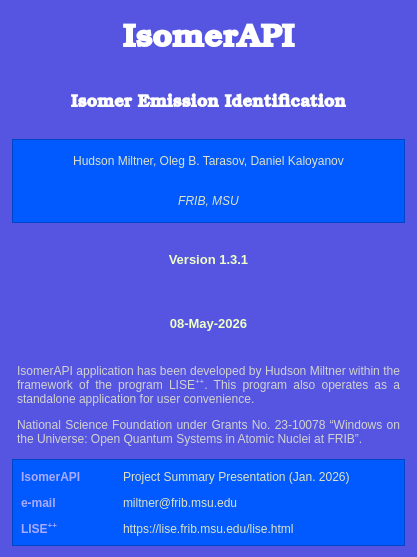
<?xml version="1.0" encoding="UTF-8"?>
<ui version="4.0">
 <class>About</class>
 <widget class="QWidget" name="About">
  <property name="geometry">
   <rect>
    <x>0</x>
    <y>0</y>
    <width>417</width>
    <height>557</height>
   </rect>
  </property>
  <property name="windowTitle">
   <string>About IsomerAPI</string>
  </property>
  <property name="windowIcon">
   <iconset>
    <normaloff>:/icons/isomerAPI-Logo.png</normaloff>:/icons/isomerAPI-Logo.png</iconset>
  </property>
  <property name="styleSheet">
   <string notr="true">background-color: rgb(85, 85, 225);</string>
  </property>
  <layout class="QVBoxLayout" name="verticalLayout">
   <property name="spacing">
    <number>8</number>
   </property>
   <property name="leftMargin">
    <number>12</number>
   </property>
   <property name="rightMargin">
    <number>12</number>
   </property>
   <item>
    <layout class="QHBoxLayout" name="horizontalLayout">
     <item>
      <widget class="QLabel" name="label_13">
       <property name="sizePolicy">
        <sizepolicy hsizetype="Preferred" vsizetype="Preferred">
         <horstretch>0</horstretch>
         <verstretch>0</verstretch>
        </sizepolicy>
       </property>
       <property name="maximumSize">
        <size>
         <width>70</width>
         <height>70</height>
        </size>
       </property>
       <property name="autoFillBackground">
        <bool>false</bool>
       </property>
       <property name="styleSheet">
        <string notr="true"/>
       </property>
       <property name="text">
        <string/>
       </property>
       <property name="pixmap">
        <pixmap resource="isomapi_resources.qrc">:/icons/Icons/isomerAPI-Logo.png</pixmap>
       </property>
       <property name="scaledContents">
        <bool>true</bool>
       </property>
      </widget>
     </item>
     <item>
      <widget class="QLabel" name="label_10">
       <property name="sizePolicy">
        <sizepolicy hsizetype="Preferred" vsizetype="Preferred">
         <horstretch>4</horstretch>
         <verstretch>0</verstretch>
        </sizepolicy>
       </property>
       <property name="font">
        <font>
         <family>Bookman Old Style</family>
         <pointsize>24</pointsize>
         <italic>false</italic>
         <bold>true</bold>
        </font>
       </property>
       <property name="styleSheet">
        <string notr="true">color: #fff;
margin-bottom:0;</string>
       </property>
       <property name="text">
        <string>IsomerAPI</string>
       </property>
       <property name="alignment">
        <set>Qt::AlignmentFlag::AlignCenter</set>
       </property>
      </widget>
     </item>
     <item>
      <widget class="QLabel" name="label_11">
       <property name="sizePolicy">
        <sizepolicy hsizetype="Preferred" vsizetype="Preferred">
         <horstretch>0</horstretch>
         <verstretch>0</verstretch>
        </sizepolicy>
       </property>
       <property name="maximumSize">
        <size>
         <width>70</width>
         <height>70</height>
        </size>
       </property>
       <property name="autoFillBackground">
        <bool>false</bool>
       </property>
       <property name="styleSheet">
        <string notr="true"/>
       </property>
       <property name="text">
        <string/>
       </property>
       <property name="pixmap">
        <pixmap resource="isomapi_resources.qrc">:/icons/Icons/isomerAPI-Logo.png</pixmap>
       </property>
       <property name="scaledContents">
        <bool>true</bool>
       </property>
      </widget>
     </item>
    </layout>
   </item>
   <item>
    <widget class="QLabel" name="label_8">
     <property name="sizePolicy">
      <sizepolicy hsizetype="Preferred" vsizetype="Minimum">
       <horstretch>0</horstretch>
       <verstretch>0</verstretch>
      </sizepolicy>
     </property>
     <property name="minimumSize">
      <size>
       <width>350</width>
       <height>0</height>
      </size>
     </property>
     <property name="font">
      <font>
       <family>Bookman Old Style</family>
       <pointsize>13</pointsize>
       <italic>false</italic>
       <bold>true</bold>
      </font>
     </property>
     <property name="styleSheet">
      <string notr="true">color: #fff;
padding:0px;
margin: 0px;</string>
     </property>
     <property name="text">
      <string>Isomer Emission Identification</string>
     </property>
     <property name="alignment">
      <set>Qt::AlignmentFlag::AlignCenter</set>
     </property>
    </widget>
   </item>
   <item>
    <widget class="ClickableLabel" name="label_authors">
     <property name="font">
      <font>
       <pointsize>9</pointsize>
      </font>
     </property>
     <property name="cursor">
      <cursorShape>PointingHandCursor</cursorShape>
     </property>
     <property name="styleSheet">
      <string notr="true">color: rgb(222, 226, 197); background-color: rgb(0, 90, 255);</string>
     </property>
     <property name="frameShape">
      <enum>QFrame::Shape::StyledPanel</enum>
     </property>
     <property name="text">
      <string>&lt;html&gt;&lt;head/&gt;&lt;body&gt;&lt;p&gt;&lt;br/&gt;Hudson Miltner, Oleg B. Tarasov, Daniel Kaloyanov&lt;br/&gt;&lt;/p&gt;&lt;p&gt;&lt;span style=&quot; font-style:italic;&quot;&gt;FRIB, MSU&lt;/span&gt;&lt;br/&gt;&lt;/p&gt;&lt;/body&gt;&lt;/html&gt;</string>
     </property>
     <property name="alignment">
      <set>Qt::AlignmentFlag::AlignCenter</set>
     </property>
     <property name="indent">
      <number>5</number>
     </property>
    </widget>
   </item>
   <item>
    <widget class="QLabel" name="label_Version">
     <property name="font">
      <font>
       <pointsize>10</pointsize>
       <italic>false</italic>
       <bold>true</bold>
      </font>
     </property>
     <property name="styleSheet">
      <string notr="true">color: rgb(240, 255, 200);</string>
     </property>
     <property name="text">
      <string>Version 1.3.1</string>
     </property>
     <property name="alignment">
      <set>Qt::AlignmentFlag::AlignCenter</set>
     </property>
    </widget>
   </item>
   <item>
    <widget class="QLabel" name="label_Date">
     <property name="font">
      <font>
       <pointsize>10</pointsize>
       <italic>false</italic>
       <bold>true</bold>
      </font>
     </property>
     <property name="styleSheet">
      <string notr="true">color: rgb(240, 255, 200);</string>
     </property>
     <property name="text">
      <string>08-May-2026</string>
     </property>
     <property name="alignment">
      <set>Qt::AlignmentFlag::AlignCenter</set>
     </property>
    </widget>
   </item>
   <item>
    <widget class="QLabel" name="label_mail">
     <property name="cursor">
      <cursorShape>ArrowCursor</cursorShape>
     </property>
     <property name="toolTip">
      <string>send mail to:</string>
     </property>
     <property name="styleSheet">
      <string notr="true">padding: 5px;
color: rgb(210, 210, 210);</string>
     </property>
     <property name="text">
      <string>&lt;html&gt;&lt;head/&gt;&lt;body&gt;&lt;p align=&quot;justify&quot;&gt;IsomerAPI application has been developed by Hudson Miltner within the framework of the program LISE&lt;span style=&quot; vertical-align:super;&quot;&gt;++&lt;/span&gt;. This program also operates as a standalone application for user convenience.&lt;/p&gt;&lt;p align=&quot;justify&quot;&gt;National Science Foundation under Grants No. 23-10078 “Windows on the Universe: Open Quantum Systems in Atomic Nuclei at FRIB”.&lt;/p&gt;&lt;/body&gt;&lt;/html&gt;</string>
     </property>
     <property name="alignment">
      <set>Qt::AlignmentFlag::AlignCenter</set>
     </property>
     <property name="wordWrap">
      <bool>true</bool>
     </property>
     <property name="textInteractionFlags">
      <set>Qt::TextInteractionFlag::NoTextInteraction</set>
     </property>
    </widget>
   </item>
   <item>
    <widget class="QFrame" name="frame">
     <property name="styleSheet">
      <string notr="true">background-color: rgb(0, 90, 255);</string>
     </property>
     <property name="frameShape">
      <enum>QFrame::Shape::StyledPanel</enum>
     </property>
     <layout class="QGridLayout" name="gridLayout">
      <property name="leftMargin">
       <number>8</number>
      </property>
      <property name="topMargin">
       <number>10</number>
      </property>
      <property name="rightMargin">
       <number>8</number>
      </property>
      <property name="bottomMargin">
       <number>9</number>
      </property>
      <property name="horizontalSpacing">
       <number>9</number>
      </property>
      <property name="verticalSpacing">
       <number>12</number>
      </property>
      <item row="2" column="0">
       <widget class="QLabel" name="label">
        <property name="font">
         <font>
          <pointsize>9</pointsize>
          <bold>true</bold>
         </font>
        </property>
        <property name="styleSheet">
         <string notr="true">color: rgb(170, 170, 255);</string>
        </property>
        <property name="text">
         <string>LISE&lt;sup&gt;++&lt;/sup&gt;</string>
        </property>
       </widget>
      </item>
      <item row="2" column="2">
       <widget class="QLabel" name="label_9">
        <property name="maximumSize">
         <size>
          <width>125</width>
          <height>45</height>
         </size>
        </property>
        <property name="text">
         <string/>
        </property>
        <property name="pixmap">
         <pixmap resource="isomapi_resources.qrc">:/icons/Icons/emblem_little_plus.png</pixmap>
        </property>
        <property name="scaledContents">
         <bool>false</bool>
        </property>
        <property name="alignment">
         <set>Qt::AlignmentFlag::AlignRight|Qt::AlignmentFlag::AlignTrailing|Qt::AlignmentFlag::AlignVCenter</set>
        </property>
       </widget>
      </item>
      <item row="2" column="1">
       <widget class="ClickableLabel" name="label_LISE">
        <property name="cursor">
         <cursorShape>PointingHandCursor</cursorShape>
        </property>
        <property name="toolTip">
         <string>&lt;html&gt;&lt;head/&gt;&lt;body&gt;&lt;p&gt;&lt;span style=&quot; color:#ffffff;&quot;&gt;Link to LISE++&lt;/span&gt;&lt;/p&gt;&lt;/body&gt;&lt;/html&gt;</string>
        </property>
        <property name="styleSheet">
         <string notr="true">color: rgb(222, 226, 197);</string>
        </property>
        <property name="text">
         <string>https://lise.frib.msu.edu/lise.html</string>
        </property>
        <property name="textFormat">
         <enum>Qt::TextFormat::AutoText</enum>
        </property>
        <property name="openExternalLinks">
         <bool>true</bool>
        </property>
       </widget>
      </item>
      <item row="0" column="0">
       <widget class="QLabel" name="label_2">
        <property name="font">
         <font>
          <pointsize>9</pointsize>
          <bold>true</bold>
         </font>
        </property>
        <property name="styleSheet">
         <string notr="true">color: rgb(170, 170, 255);</string>
        </property>
        <property name="text">
         <string>IsomerAPI</string>
        </property>
       </widget>
      </item>
      <item row="0" column="1" colspan="2">
       <widget class="ClickableLabel" name="label_IsomerAPI">
        <property name="cursor">
         <cursorShape>PointingHandCursor</cursorShape>
        </property>
        <property name="toolTip">
         <string>&lt;html&gt;&lt;head/&gt;&lt;body&gt;&lt;p&gt;&lt;span style=&quot; color:#ffffff;&quot;&gt;Presentation&lt;/span&gt;&lt;/p&gt;&lt;/body&gt;&lt;/html&gt;</string>
        </property>
        <property name="styleSheet">
         <string notr="true">color: rgb(222, 226, 197);</string>
        </property>
        <property name="text">
         <string>Project Summary Presentation (Jan. 2026)</string>
        </property>
        <property name="textFormat">
         <enum>Qt::TextFormat::AutoText</enum>
        </property>
        <property name="openExternalLinks">
         <bool>true</bool>
        </property>
       </widget>
      </item>
      <item row="1" column="0">
       <widget class="QLabel" name="label_3">
        <property name="font">
         <font>
          <pointsize>9</pointsize>
          <bold>true</bold>
         </font>
        </property>
        <property name="styleSheet">
         <string notr="true">color: rgb(170, 170, 255);</string>
        </property>
        <property name="text">
         <string>e-mail</string>
        </property>
       </widget>
      </item>
      <item row="1" column="1">
       <widget class="ClickableLabel" name="label_contact">
        <property name="cursor">
         <cursorShape>PointingHandCursor</cursorShape>
        </property>
        <property name="toolTip">
         <string>&lt;html&gt;&lt;head/&gt;&lt;body&gt;&lt;p&gt;&lt;span style=&quot; color:#ffffff;&quot;&gt;Contact&lt;/span&gt;&lt;/p&gt;&lt;/body&gt;&lt;/html&gt;</string>
        </property>
        <property name="styleSheet">
         <string notr="true">color: rgb(222, 226, 197);</string>
        </property>
        <property name="text">
         <string>miltner@frib.msu.edu</string>
        </property>
        <property name="textFormat">
         <enum>Qt::TextFormat::AutoText</enum>
        </property>
        <property name="openExternalLinks">
         <bool>true</bool>
        </property>
       </widget>
      </item>
     </layout>
    </widget>
   </item>
  </layout>
  <zorder>frame</zorder>
  <zorder>label_8</zorder>
  <zorder>label_authors</zorder>
  <zorder>label_Version</zorder>
  <zorder>label_mail</zorder>
  <zorder>label_Date</zorder>
 </widget>
 <customwidgets>
  <customwidget>
   <class>ClickableLabel</class>
   <extends>QLabel</extends>
   <header>w_Stuff/w_Label_clickable.h</header>
  </customwidget>
 </customwidgets>
 <resources>
  <include location="isomapi_resources.qrc"/>
 </resources>
 <connections/>
</ui>
